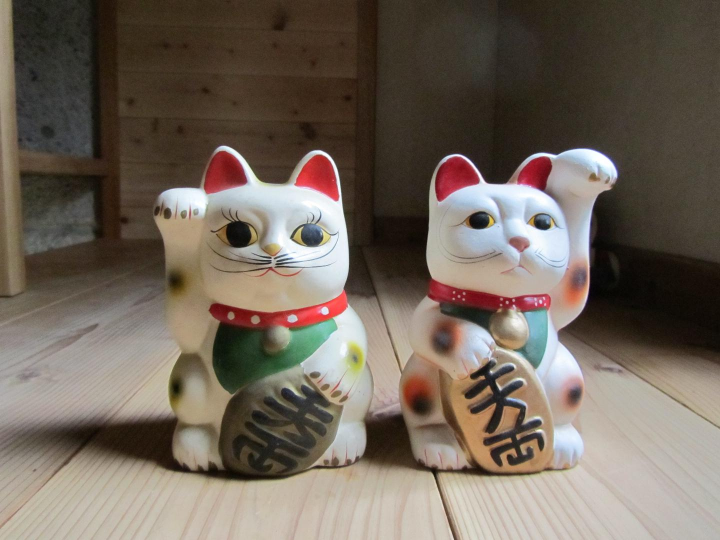
#> input picture images/000001.jpg, 1440 x 1080 px (shown at 1/2 size); its folder holds only this picture in this run
$ python resize_images.py
#> lines starting #> are read from the running program, lines starting #| are printed output that depends on the picture
import os
import sys
from glob import glob

from PIL import Image


def resize_images(images_dir, image_save_dir, image_size):

#> called with images_dir = 'images/', image_save_dir = 'resize_image/', image_size = 320
    os.makedirs(image_save_dir, exist_ok=True)

    img_paths = glob(os.path.join(images_dir, '*'))

    for img_path in img_paths:
        # resize
        image = Image.open(img_path)
#> image is the input picture: PIL image 1440x1080 RGB; mean R, G, B 113.9, 102.6, 91.4
        rgb_im = image.convert('RGB')
        rgb_im.thumbnail([image_size,image_size])
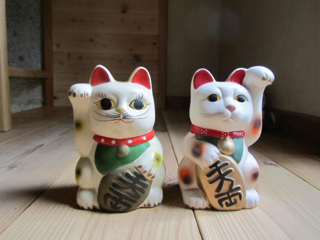
#> rgb_im: PIL image 320x240 RGB; mean R, G, B 114, 102.7, 91.6

        # make background
        back_ground = Image.new("RGB", (image_size,image_size), color=(255,255,255))
#> back_ground: PIL image 320x320 RGB; every value is 255
        back_ground.paste(rgb_im)
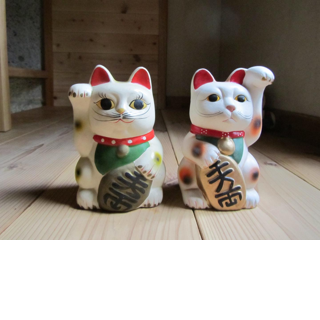
#> back_ground: PIL image 320x320 RGB; mean R, G, B 149.2, 140.8, 132.4

        # make path
        save_path = os.path.join(image_save_dir, os.path.basename(img_path))
        end_index = save_path.rfind('.')
        save_path = save_path[0:end_index]+'.jpg'
        print('save',save_path)
        back_ground.save(save_path,quality=95,format='JPEG')


def _main():
    images_dir = 'images/'  # input directory
    image_save_dir = 'resize_image/'  # output directory
    image_size = 320
    """
    if len(sys.argv) > 1:
        image_size = int(sys.argv[1])
    """
    resize_images(images_dir=images_dir, image_save_dir=image_save_dir, image_size=image_size)


if __name__ == '__main__':
    _main()

$ run again, on images/000005.jpg
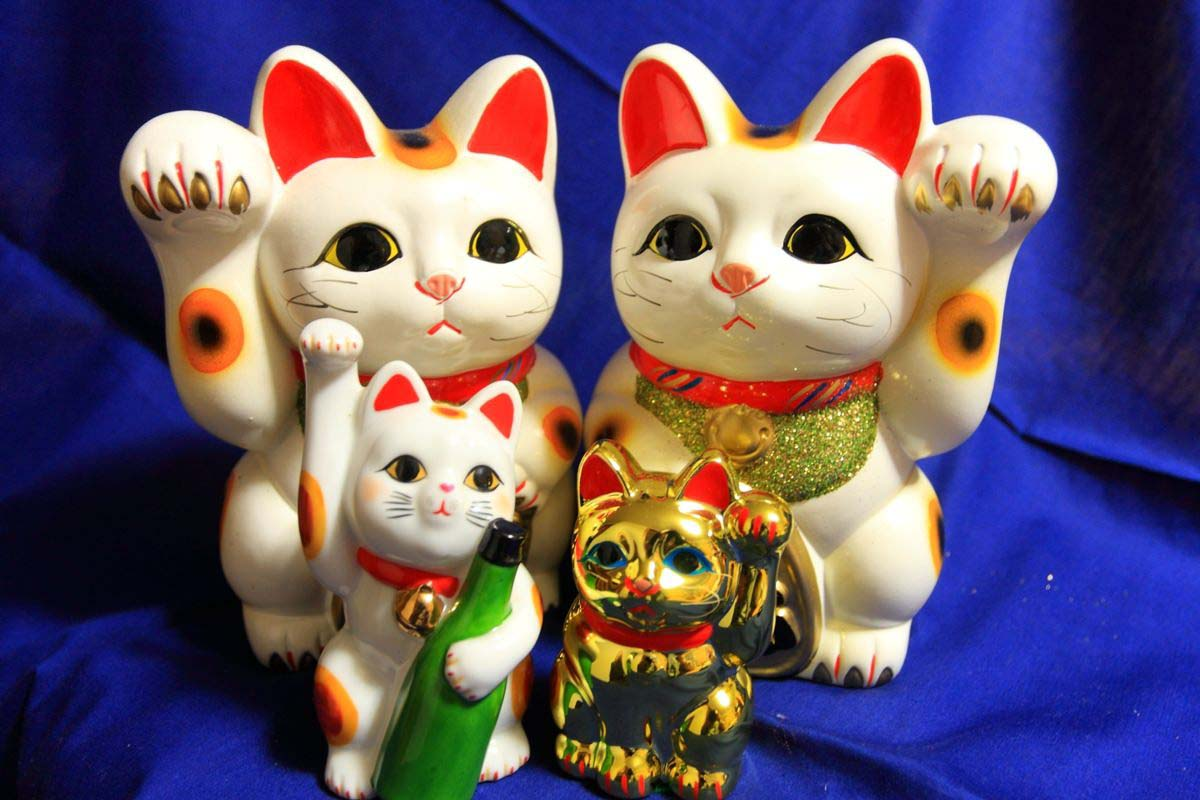
#> input picture images/000005.jpg, 1200 x 800 px
#> in resize_images, image is the input picture: PIL image 1200x800 RGB; mean R, G, B 101.8, 86.2, 106.1
#> in resize_images, `rgb_im.thumbnail([image_size,image_size])`:
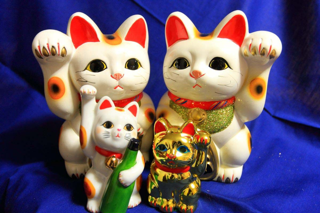
#> rgb_im: PIL image 320x213 RGB; mean R, G, B 101.8, 86.2, 106.1
#> in resize_images, `back_ground.paste(rgb_im)`:
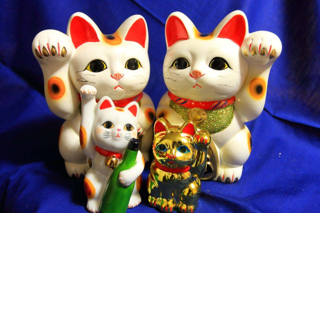
#> back_ground: PIL image 320x320 RGB; mean R, G, B 153, 142.6, 155.9

$ run again, on images/000009.jpg
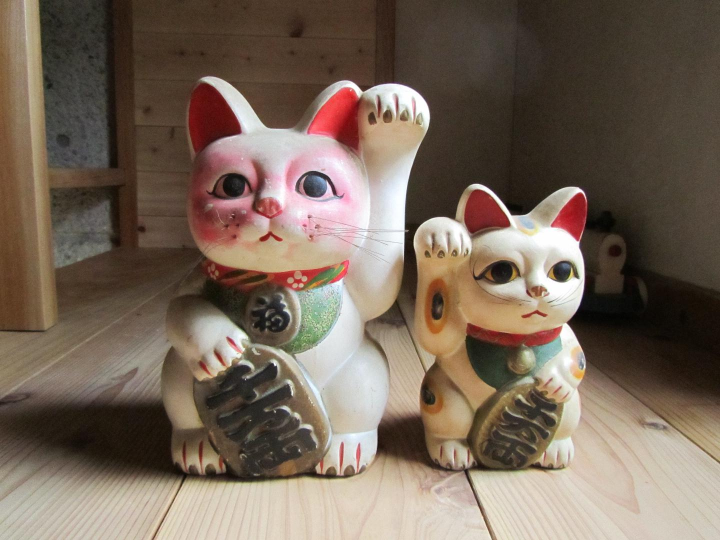
#> input picture images/000009.jpg, 1440 x 1080 px (shown at 1/2 size)
#> in resize_images, image is the input picture: PIL image 1440x1080 RGB; mean R, G, B 119.8, 103.8, 89.9
#> in resize_images, `rgb_im.thumbnail([image_size,image_size])`:
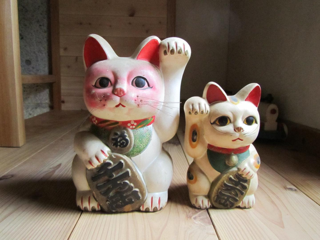
#> rgb_im: PIL image 320x240 RGB; mean R, G, B 119.9, 103.9, 90.1
#> in resize_images, `back_ground.paste(rgb_im)`:
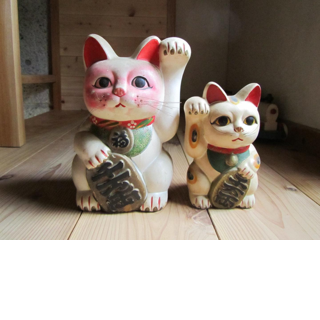
#> back_ground: PIL image 320x320 RGB; mean R, G, B 153.7, 141.7, 131.3
